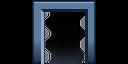

This game map was drawn from its Tiled (.tmx) file and the tilesets committed beside it. A one-line description and the full map source follow:
An orthogonal 4x2 tile map with 32x32 px tiles, 1 tile layer (Tile Layer 1).

<map version="1.9" tiledversion="1.9.0" orientation="orthogonal" renderorder="right-down" width="4" height="2" tilewidth="32" tileheight="32" infinite="0" nextlayerid="2" nextobjectid="1">
 <tileset firstgid="1" source="dev-door-open.tsx" />
 <layer id="1" name="Tile Layer 1" width="4" height="2">
  <data encoding="csv">
0,1,2,0,
0,3,4,0
</data>
 </layer>
</map>
